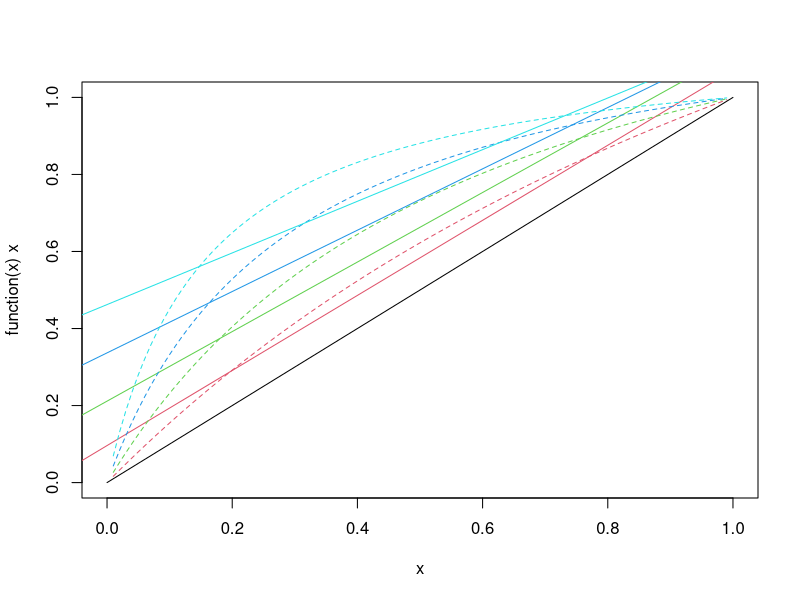

Write the R code that produced this figure.
plot(function(x) x, 0, 1)
x <- seq(.01, .99, by = .01)
y <- arm::invlogit(car::logit(x) + .5)
lines(y~x, ylim = c(0,1), col = 2, lty = 2)
abline(lm(y ~ x), col = 2)
y <- arm::invlogit(car::logit(x) + 1)
lines(y ~ x, ylim = c(0,1), col = 3, lty = 2)
abline(lm(y ~ x), col = 3)
y <- arm::invlogit(car::logit(x) + 1.5)
lines(y ~ x, ylim = c(0,1), col = 4, lty = 2)
abline(lm(y ~ x), col = 4)
y <- arm::invlogit(car::logit(x) + 2)
lines(y ~ x, ylim = c(0,1), col = 5, lty = 2)
abline(lm(y ~ x), col = 5)
